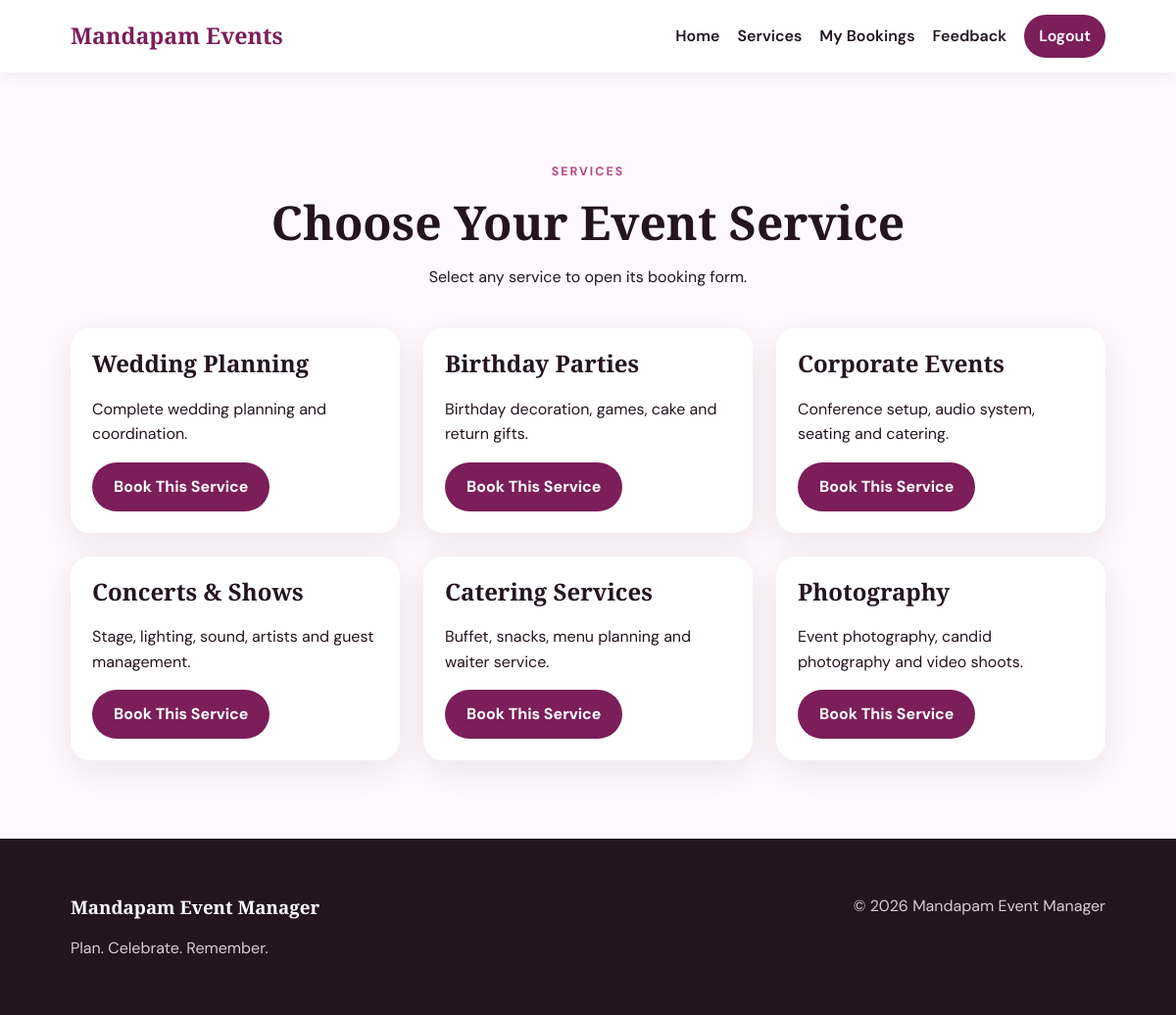
The app's page /services (signed in) with its own data.
### tables this page shows
CREATE TABLE services (
            id INTEGER PRIMARY KEY AUTOINCREMENT,
            name TEXT NOT NULL UNIQUE,
            description TEXT
        );

### backend/app.py (the view)
@app.route("/services")
@login_required
def services():
    db = get_db()
    services_list = db.execute(
        """
        SELECT *
        FROM services
        ORDER BY id
        """
    ).fetchall()
    db.close()
    return render_template(
        "services.html",
        services=services_list
    )

### backend/app.py (called while the page is built)
def login_required(view_function):
    @wraps(view_function)
    def wrapped_view(*args, **kwargs):
        if "user_id" not in session:
            flash("Please login first.")
            return redirect(
                url_for("login")
            )
        return view_function(
            *args,
            **kwargs
        )
    return wrapped_view

### backend/database.py (called while the page is built)
def get_db():
    DB_PATH.parent.mkdir(parents=True, exist_ok=True)
    connection = sqlite3.connect(DB_PATH)
    connection.row_factory = sqlite3.Row
    connection.execute("PRAGMA foreign_keys = ON")
    return connection

### templates/services.html (shortened to what this page needs)
{% extends "base.html" %}
{% block content %}
<section class="section">
    <div class="section-heading">
        <p class="eyebrow">
            SERVICES
        </p>
        <h1>
            Choose Your Event Service
        </h1>
        <p>
            Select any service to open its booking form.
        </p>
    </div>
    <div class="service-grid">
        {% for service in services %}
            {% set pair = images[loop.index0] %}
            <article class="service-card reveal">
                <div class="card-content">
                    <h2>
                        {{ service["name"] }}
                    </h2>
                    <p>
                        {{ service["description"] }}
                    </p>
                    <a
                        class="btn primary"
                        href="{{ url_for('book', service_id=service['id']) }}"
                    >
                        Book This Service
                    </a>
                </div>
            </article>
        {% endfor %}
    </div>
</section>
{% endblock %}

### templates/base.html (shortened to what this page needs)
<!DOCTYPE html>
<html lang="en">
<head>
    <link
        rel="stylesheet"
        href="{{ url_for('static', filename='style.css') }}"
    >
</head>
<body>
    <nav class="navbar">
        <a
            class="brand"
            href="{{ url_for('home') }}"
        >
            Mandapam Events
        </a>
        <div class="navlinks">
            <a href="{{ url_for('home') }}">
                Home
            </a>
            {% if session.get('user_id') %}
                <a href="{{ url_for('services') }}">
                    Services
                </a>
                <a href="{{ url_for('my_bookings') }}">
                    My Bookings
                </a>
                <a href="{{ url_for('feedback') }}">
                    Feedback
                </a>
                <a
                    class="nav-button"
                    href="{{ url_for('logout') }}"
                >
                    Logout
                </a>
            {% endif %}
        </div>
    </nav>
    <main>
        {% block content %}
        {% endblock %}
    </main>
    <footer>
        <div>
            <h3>
                Mandapam Event Manager
            </h3>
            <p>
                Plan. Celebrate. Remember.
            </p>
        </div>
        <p>
            © 2026 Mandapam Event Manager
        </p>
    </footer>
</body>
</html>

### static/style.css (style rules this page uses)
:root { --primary: #7b1e5a; --secondary: #e9a6c8; --dark: #24141f; --light: #fff8fc; --card: #ffffff; --muted: #6d6570; }
* { box-sizing: border-box; }
html { scroll-behavior: smooth; }
body { margin: 0; font-family: 'DM Sans', Arial, sans-serif; background: var(--light); color: var(--dark); line-height: 1.6; }
a { text-decoration: none; color: var(--primary); }
h1, h2, h3 { font-family: 'Playfair Display', Georgia, serif; line-height: 1.15; }
.navbar { position: sticky; top: 0; z-index: 50; background: rgba(255, 255, 255, 0.95); backdrop-filter: blur(12px); display: flex; align-items: center; justify-content: space-between; padding: 15px 6%; box-shadow: 0 2px 18px rgba(0, 0, 0, 0.07); }
.brand { font-family: 'Playfair Display', serif; font-size: 1.45rem; font-weight: 700; color: var(--primary); }
.navlinks { display: flex; gap: 18px; align-items: center; flex-wrap: wrap; }
.navlinks a { font-weight: 600; color: var(--dark); }
.nav-button { background: var(--primary) !important; color: white !important; padding: 9px 15px; border-radius: 999px; }
.eyebrow { letter-spacing: 2px; font-size: 0.78rem; font-weight: 700; color: #b14a87; }
.btn { display: inline-block; border: 0; border-radius: 999px; padding: 12px 22px; font-weight: 700; cursor: pointer; transition: 0.25s; font-family: inherit; }
.primary { background: var(--primary); color: white; }
.section { padding: 80px 6%; max-width: 1300px; margin: auto; }
.section-heading { text-align: center; max-width: 750px; margin: 0 auto 40px; }
.section-heading h1, .section-heading h2 { font-size: clamp(2rem, 4vw, 3.5rem); margin: 8px 0; }
.feature-grid, .service-grid { display: grid; grid-template-columns: repeat(3, 1fr); gap: 24px; }
.feature-card, .service-card { background: var(--card); border-radius: 20px; overflow: hidden; box-shadow: 0 10px 35px rgba(54, 21, 43, 0.09); transition: 0.3s; }
.card-content { padding: 22px; }
.card-content h2, .card-content h3 { margin-top: 0; }
footer { background: #24141f; color: white; padding: 40px 6%; display: flex; justify-content: space-between; gap: 20px; flex-wrap: wrap; }
footer p { color: #d8cbd3; }
.reveal { animation: fadeUp 0.7s ease both; }

### records on screen
services: name "Wedding Planning", description "Complete wedding planning and coordination."
services: name "Birthday Parties", description "Birthday decoration, games, cake and return gifts."
services: name "Corporate Events", description "Conference setup, audio system, seating and catering."
services: name "Concerts & Shows", description "Stage, lighting, sound, artists and guest management."
services: name "Catering Services", description "Buffet, snacks, menu planning and waiter service."
services: name "Photography", description "Event photography, candid photography and video shoots."
